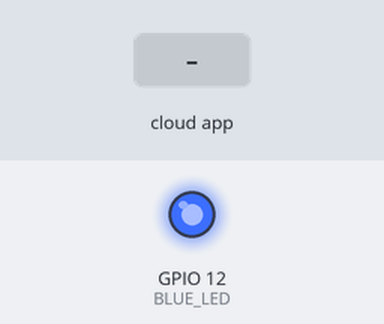
This program was run on a simulated ESP32. Shown: output pins drawn as LEDs (lit = HIGH). The test bench sets the inputs (shaded band). What the program prints to the serial monitor is not drawn.

Above: at 2.7 s.
2.8 s: the phone or cloud app sets 0 to 1
At 4.7 s:
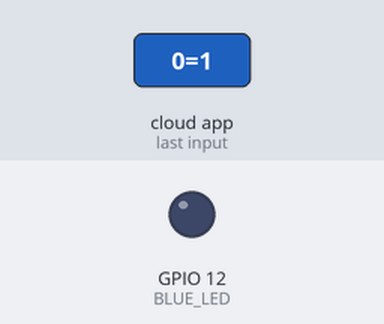
5.0 s: the phone or cloud app sets 0 to 0
At 6.3 s:
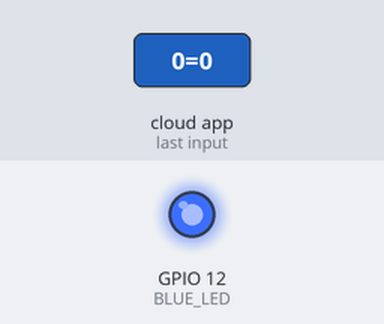
Timing chart, 0 to 8.0 s (numbered marks = the images above; inputs shaded):
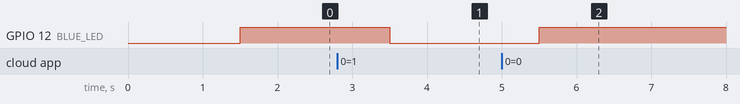

The program:

main.cpp
```cpp
#include <CayenneMQTTESP32.h>

#define CAYENNE_DEBUG
#define CAYENNE_PRINT Serial

#define BLUE_LED  12

// WiFi network info.
char ssid[] = "Go-Fi";
char wifiPassword[] = "Narcisova6";

// Cayenne authentication info. This should be obtained from the Cayenne Dashboard.
char username[] = "b43519e0-1743-11ed-baf6-35fab7fd0ac8";
char password[] = "5c347e544a0aeda1a9933e251d14e75f2beb83b5";
char clientID[] = "91ccc730-17cb-11ed-baf6-35fab7fd0ac8";

float temp = 24.24;
float hum = 50.5;
uint16_t i = 0;

void setup() {
  Cayenne.begin(username, password, clientID, ssid, wifiPassword);
  pinMode(BLUE_LED, OUTPUT);
  digitalWrite(BLUE_LED, HIGH); // HIGH turns blue led off, inverted polarity

  Serial.begin(115200);
}

void loop() {
  Cayenne.loop();

  if (i == 5)
  {
    temp += 2.5;
    hum += 0.2;
    Serial.println(String(temp));
    i = 0;

    if (temp > 100)
    {
      temp = 20;
    }
    if (hum > 90)
    {
      hum = 10;
    }
  }
  i++;


  Cayenne.virtualWrite(1, temp, TYPE_TEMPERATURE, UNIT_CELSIUS);
  Cayenne.virtualWrite(2, hum, TYPE_RELATIVE_HUMIDITY, UNIT_PERCENT);
}

CAYENNE_IN(0)
{
  digitalWrite(BLUE_LED, !getValue.asInt());
}
```

Measured:
- after the input at 2.8 s, GPIO 12 (BLUE_LED): HIGH → LOW after 0.70 s
- after the input at 5.0 s, GPIO 12 (BLUE_LED): LOW → HIGH after 0.50 s
